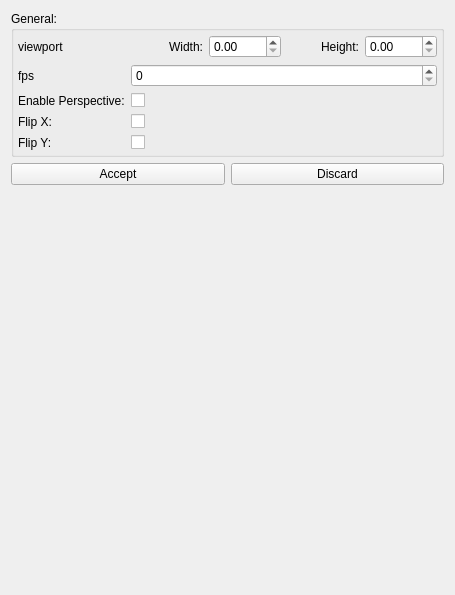
<?xml version="1.0" encoding="UTF-8"?>
<ui version="4.0">
 <class>Config</class>
 <widget class="QWidget" name="Config">
  <property name="geometry">
   <rect>
    <x>0</x>
    <y>0</y>
    <width>455</width>
    <height>595</height>
   </rect>
  </property>
  <property name="windowTitle">
   <string>Form</string>
  </property>
  <layout class="QVBoxLayout" name="verticalLayout">
   <item>
    <widget class="QGroupBox" name="groupBox">
     <property name="title">
      <string>General:</string>
     </property>
     <layout class="QVBoxLayout" name="verticalLayout_2">
      <property name="leftMargin">
       <number>0</number>
      </property>
      <property name="topMargin">
       <number>0</number>
      </property>
      <property name="rightMargin">
       <number>0</number>
      </property>
      <property name="bottomMargin">
       <number>0</number>
      </property>
      <item>
       <layout class="QFormLayout" name="formLayout">
        <property name="leftMargin">
         <number>4</number>
        </property>
        <property name="topMargin">
         <number>4</number>
        </property>
        <property name="rightMargin">
         <number>4</number>
        </property>
        <property name="bottomMargin">
         <number>4</number>
        </property>
        <item row="0" column="0">
         <widget class="QLabel" name="viewportLabel">
          <property name="text">
           <string>viewport</string>
          </property>
         </widget>
        </item>
        <item row="0" column="1">
         <widget class="QWidget" name="viewportWidget" native="true">
          <layout class="QHBoxLayout" name="horizontalLayout_2">
           <property name="leftMargin">
            <number>0</number>
           </property>
           <property name="topMargin">
            <number>0</number>
           </property>
           <property name="rightMargin">
            <number>0</number>
           </property>
           <property name="bottomMargin">
            <number>0</number>
           </property>
           <item>
            <widget class="QLabel" name="label_width">
             <property name="text">
              <string>Width:</string>
             </property>
             <property name="alignment">
              <set>Qt::AlignRight|Qt::AlignTrailing|Qt::AlignVCenter</set>
             </property>
            </widget>
           </item>
           <item>
            <widget class="QDoubleSpinBox" name="spin_viewport_width"/>
           </item>
           <item>
            <widget class="QLabel" name="label_height">
             <property name="text">
              <string>Height:</string>
             </property>
             <property name="alignment">
              <set>Qt::AlignRight|Qt::AlignTrailing|Qt::AlignVCenter</set>
             </property>
            </widget>
           </item>
           <item>
            <widget class="QDoubleSpinBox" name="spin_viewport_height"/>
           </item>
          </layout>
         </widget>
        </item>
        <item row="1" column="0">
         <widget class="QLabel" name="fpsLabel">
          <property name="text">
           <string>fps</string>
          </property>
         </widget>
        </item>
        <item row="1" column="1">
         <widget class="QSpinBox" name="spin_fps"/>
        </item>
        <item row="2" column="0">
         <widget class="QLabel" name="enable_perspective_label">
          <property name="text">
           <string>Enable Perspective:</string>
          </property>
         </widget>
        </item>
        <item row="2" column="1">
         <widget class="QCheckBox" name="enable_perspective_check_box">
          <property name="checked">
           <bool>false</bool>
          </property>
         </widget>
        </item>
        <item row="3" column="0">
         <widget class="QLabel" name="flip_x_label">
          <property name="text">
           <string>Flip X:</string>
          </property>
         </widget>
        </item>
        <item row="3" column="1">
         <widget class="QCheckBox" name="flip_x_check_box">
          <property name="tristate">
           <bool>false</bool>
          </property>
          <property name="checked">
           <bool>false</bool>
          </property>
         </widget>
        </item>
        <item row="4" column="0">
         <widget class="QLabel" name="flip_y_label">
          <property name="text">
           <string>Flip Y:</string>
          </property>
         </widget>
        </item>
        <item row="4" column="1">
         <widget class="QCheckBox" name="flip_y_check_box">
          <property name="checked">
           <bool>false</bool>
          </property>
         </widget>
        </item>
       </layout>
      </item>
     </layout>
    </widget>
   </item>
   <item>
    <layout class="QHBoxLayout" name="horizontalLayout">
     <item>
      <widget class="QPushButton" name="btnAccept">
       <property name="text">
        <string>Accept</string>
       </property>
      </widget>
     </item>
     <item>
      <widget class="QPushButton" name="btnDiscard">
       <property name="text">
        <string>Discard</string>
       </property>
      </widget>
     </item>
    </layout>
   </item>
   <item>
    <spacer name="verticalSpacer">
     <property name="orientation">
      <enum>Qt::Vertical</enum>
     </property>
     <property name="sizeHint" stdset="0">
      <size>
       <width>20</width>
       <height>40</height>
      </size>
     </property>
    </spacer>
   </item>
  </layout>
 </widget>
 <tabstops>
  <tabstop>btnAccept</tabstop>
  <tabstop>btnDiscard</tabstop>
 </tabstops>
 <resources/>
 <connections/>
</ui>
